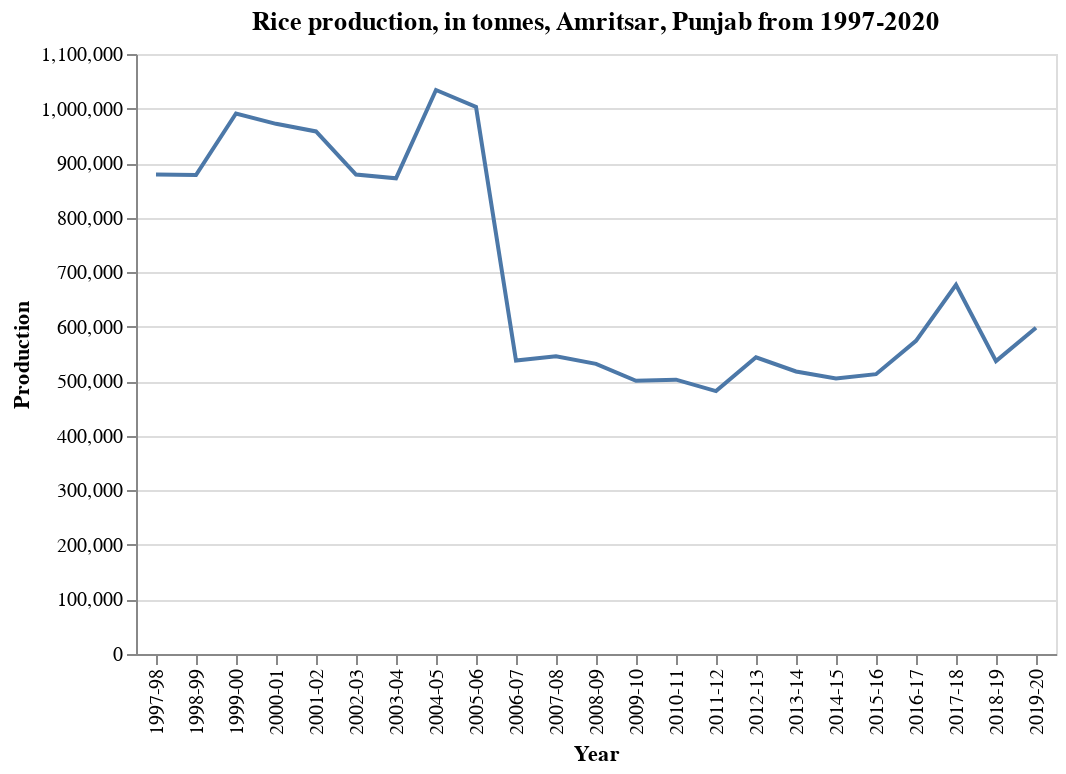

Source (notebook cell):
### Markdown cell above
### Amritsar

### Code cell
df_pj_am = df_pj_rice.loc[df['District'] == 'AMRITSAR']

alt.Chart(df_pj_am).mark_line().encode(
    x='Year',
    y=('Production')
).properties(
    title='Rice production, in tonnes, Amritsar, Punjab from 1997-2020')

### Figure 1 — Vega-Lite specification as saved in the notebook (floating-point values rounded to 4 significant figures)
{"config": {"view": {"continuousWidth": 400, "continuousHeight": 300}}, "data": {"name": "data-c9c24e0e64bb89bb14372435507b2d2e"}, "mark": "line", "encoding": {"x": {"field": "Year", "type": "nominal"}, "y": {"field": "Production", "type": "quantitative"}}, "title": "Rice production, in tonnes, Amritsar, Punjab from 1997-2020", "$schema": "https://vega.github.io/schema/vega-lite/v4.17.0.json", "datasets": {"data-c9c24e0e64bb89bb14372435507b2d2e": [{"State": "Punjab", "District": "AMRITSAR", "Crop": "Rice", "Year": "2001-02", "Season": "Kharif", "Area": 319000.0, "Area Units": "Hectare", "Production": 958000.0, "Production Units": "Tonnes", "Yield": 3.003}, {"State": "Punjab", "District": "AMRITSAR", "Crop": "Rice", "Year": "2002-03", "Season": "Kharif", "Area": 311000.0, "Area Units": "Hectare", "Production": 879000.0, "Production Units": "Tonnes", "Yield": 2.826}, {"State": "Punjab", "District": "AMRITSAR", "Crop": "Rice", "Year": "2003-04", "Season": "Kharif", "Area": 326000.0, "Area Units": "Hectare", "Production": 872000.0, "Production Units": "Tonnes", "Yield": 2.675}, {"State": "Punjab", "District": "AMRITSAR", "Crop": "Rice", "Year": "2004-05", "Season": "Kharif", "Area": 334000.0, "Area Units": "Hectare", "Production": 1034000.0, "Production Units": "Tonnes", "Yield": 3.096}, {"State": "Punjab", "District": "AMRITSAR", "Crop": "Rice", "Year": "2005-06", "Season": "Kharif", "Area": 345000.0, "Area Units": "Hectare", "Production": 1003000.0, "Production Units": "Tonnes", "Yield": 2.907}, {"State": "Punjab", "District": "AMRITSAR", "Crop": "Rice", "Year": "2006-07", "Season": "Kharif", "Area": 178000.0, "Area Units": "Hectare", "Production": 538000.0, "Production Units": "Tonnes", "Yield": 3.022}, {"State": "Punjab", "District": "AMRITSAR", "Crop": "Rice", "Year": "2007-08", "Season": "Kharif", "Area": 178000.0, "Area Units": "Hectare", "Production": 546000.0, "Production Units": "Tonnes", "Yield": 3.067}, {"State": "Punjab", "District": "AMRITSAR", "Crop": "Rice", "Year": "2008-09", "Season": "Kharif", "Area": 183000.0, "Area Units": "Hectare", "Production": 532000.0, "Production Units": "Tonnes", "Yield": 2.907}, {"State": "Punjab", "District": "AMRITSAR", "Crop": "Rice", "Year": "2009-10", "Season": "Kharif", "Area": 185000.0, "Area Units": "Hectare", "Production": 501000.0, "Production Units": "Tonnes", "Yield": 2.708}, {"State": "Punjab", "District": "AMRITSAR", "Crop": "Rice", "Year": "2010-11", "Season": "Kharif", "Area": 186000.0, "Area Units": "Hectare", "Production": 503000.0, "Production Units": "Tonnes", "Yield": 2.704}, {"State": "Punjab", "District": "AMRITSAR", "Crop": "Rice", "Year": "2011-12", "Season": "Kharif", "Area": 184000.0, "Area Units": "Hectare", "Production": 482000.0, "Production Units": "Tonnes", "Yield": 2.62}, {"State": "Punjab", "District": "AMRITSAR", "Crop": "Rice", "Year": "2012-13", "Season": "Kharif", "Area": 185000.0, "Area Units": "Hectare", "Production": 544000.0, "Production Units": "Tonnes", "Yield": 2.941}, {"State": "Punjab", "District": "AMRITSAR", "Crop": "Rice", "Year": "2013-14", "Season": "Kharif", "Area": 182000.0, "Area Units": "Hectare", "Production": 518000.0, "Production Units": "Tonnes", "Yield": 2.846}, {"State": "Punjab", "District": "AMRITSAR", "Crop": "Rice", "Year": "2014-15", "Season": "Kharif", "Area": 182000.0, "Area Units": "Hectare", "Production": 505000.0, "Production Units": "Tonnes", "Yield": 2.775}, {"State": "Punjab", "District": "AMRITSAR", "Crop": "Rice", "Year": "2015-16", "Season": "Kharif", "Area": 181000.0, "Area Units": "Hectare", "Production": 513000.0, "Production Units": "Tonnes", "Yield": 2.834}, {"State": "Punjab", "District": "AMRITSAR", "Crop": "Rice", "Year": "2016-17", "Season": "Kharif", "Area": 180000.0, "Area Units": "Hectare", "Production": 574000.0, "Production Units": "Tonnes", "Yield": 3.189}, {"State": "Punjab", "District": "AMRITSAR", "Crop": "Rice", "Year": "2017-18", "Season": "Kharif", "Area": 180000.0, "Area Units": "Hectare", "Production": 677000.0, "Production Units": "Tonnes", "Yield": 3.761}, {"State": "Punjab", "District": "AMRITSAR", "Crop": "Rice", "Year": "2018-19", "Season": "Kharif", "Area": 180000.0, "Area Units": "Hectare", "Production": 537000.0, "Production Units": "Tonnes", "Yield": 2.983}, {"State": "Punjab", "District": "AMRITSAR", "Crop": "Rice", "Year": "2019-20", "Season": "Kharif", "Area": 181000.0, "Area Units": "Hectare", "Production": 598000.0, "Production Units": "Tonnes", "Yield": 3.304}, {"State": "Punjab", "District": "AMRITSAR", "Crop": "Rice", "Year": "1997-98", "Season": "Kharif", "Area": 292000.0, "Area Units": "Hectare", "Production": 879000.0, "Production Units": "Tonnes", "Yield": 3.01}, {"State": "Punjab", "District": "AMRITSAR", "Crop": "Rice", "Year": "1998-99", "Season": "Kharif", "Area": 305000.0, "Area Units": "Hectare", "Production": 878000.0, "Production Units": "Tonnes", "Yield": 2.879}, {"State": "Punjab", "District": "AMRITSAR", "Crop": "Rice", "Year": "1999-00", "Season": "Kharif", "Area": 319000.0, "Area Units": "Hectare", "Production": 991000.0, "Production Units": "Tonnes", "Yield": 3.107}, {"State": "Punjab", "District": "AMRITSAR", "Crop": "Rice", "Year": "2000-01", "Season": "Kharif", "Area": 319000.0, "Area Units": "Hectare", "Production": 972000.0, "Production Units": "Tonnes", "Yield": 3.047}]}}
